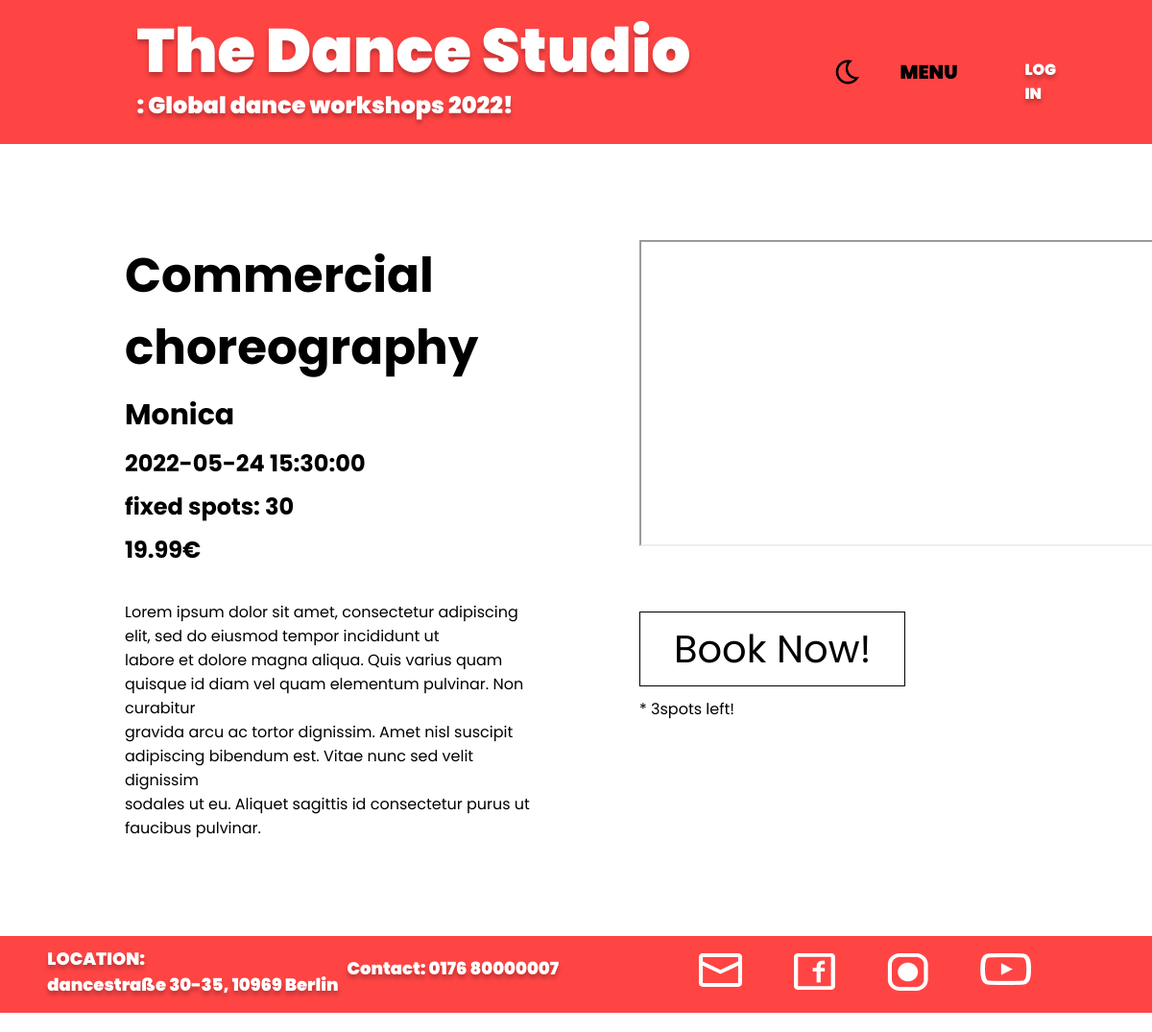
Page /classinfo/2 on the committed database.
### app/booking/models.py (models this page shows, shortened)
class Workshop(db.Model, CRUDMixin):
    id = db.Column(db.Integer, primary_key=True)
    date = db.Column(db.String(120))
    name = db.Column(db.String(120))
    teacher = db.Column(db.String(150))
    price = db.Column(db.Numeric(100, 2))
    fixed_spots = db.Column(db.Integer)
    available_spots = db.Column(db.Integer)
    picture_url = db.Column(db.String(300))
    video_url= db.Column(db.String(300))
    userinfos = db.relationship('Userinfo', backref='workshop', lazy=True)

### app/booking/routes.py (the view)
@blueprint.route('/classinfo/<int:id>')
def classinfo(id):
    workshop = Workshop.query.filter_by(id=id).first_or_404()
    return render_template('booking/classInfo.htm',workshop=workshop)

### app/templates/booking/classInfo.htm (shortened to what this page needs)
{% extends 'base.html' %}
{% block css %}
<link rel="stylesheet" type="text/css" href="../static/styles/classinfo_style.css">
{% endblock %}
{% block body %}
    <div class="content">
        <div class="info">
            <h1> {{workshop.name}} </h1>
            <h2> {{workshop.teacher}} </h2>
            <h3> {{workshop.date}} </h3>
            <h4> fixed spots: {{workshop.fixed_spots}}</h4>
            <h5> {{workshop.price}}€</h5>
            <p><br>Lorem ipsum dolor sit amet, consectetur adipiscing <br> elit, sed do eiusmod tempor incididunt ut <br>labore et dolore magna aliqua. Quis varius quam <br>quisque id diam vel quam elementum pulvinar. Non curabitur<br> gravida arcu ac tortor dignissim. Amet nisl suscipit <br>adipiscing bibendum est. Vitae nunc sed velit dignissim <br>sodales ut eu. Aliquet sagittis id consectetur purus ut <br>faucibus pulvinar. </p>
        </div>
        <div class="rightside">
            <iframe width="560" height="315" src={{workshop.video_url}}>
            </iframe>
            <br>
            <a href="/book/{{workshop.id}}" id="book" onclick="togglePopup()" class="{{workshop.available_spots}}">
                Book Now!
            </a>
            <p1>
            <br> * {{workshop.available_spots}}spots left!
            </p1>
        </div>
    </div>
{% endblock %}

### app/static/styles/base_style.css (style rules this page uses)
* { margin: 0; padding: 0; }
body.light-theme { --primary-color: white; --secondary-color: #FF4444; }
body { font-family: 'Poppins', sans-serif; background-color: var(--primary-color); height: 100%; }

### app/static/styles/classinfo_style.css (style rules this page uses)
body.light-theme { --tertiary-color: black; --secondary-color: #FF4444; }
.content { display: flex; flex-direction: row; margin: 100px 30px; color: var(--tertiary-color); position: relative; left: 100px; width: 1000px; }
.content h1 { font-size: 50px; margin-bottom: 10px; }
.content h2 { font-size: 30px; margin-bottom: 10px; }
.content h3, h4, h5 { font-size: 24px; margin-bottom: 10px; }
.rightside { position: relative; left: 100px; }
.rightside iframe { margin-bottom: 70px; }
#book { text-decoration: none; color: var(--tertiary-color); font-size: 40px; margin: 10px 0 30px 0; border: 1px solid var(--tertiary-color); padding: 10px 35px; cursor: pointer; transition: 500ms; }
.rightside p1 { position: relative; top: 20px; }

### rows in the picture
Workshop: name "Commercial choreography", teacher "Monica", date "2022-05-24 15:30:00", fixed_spots "30", price "19.99", available_spots "3"
